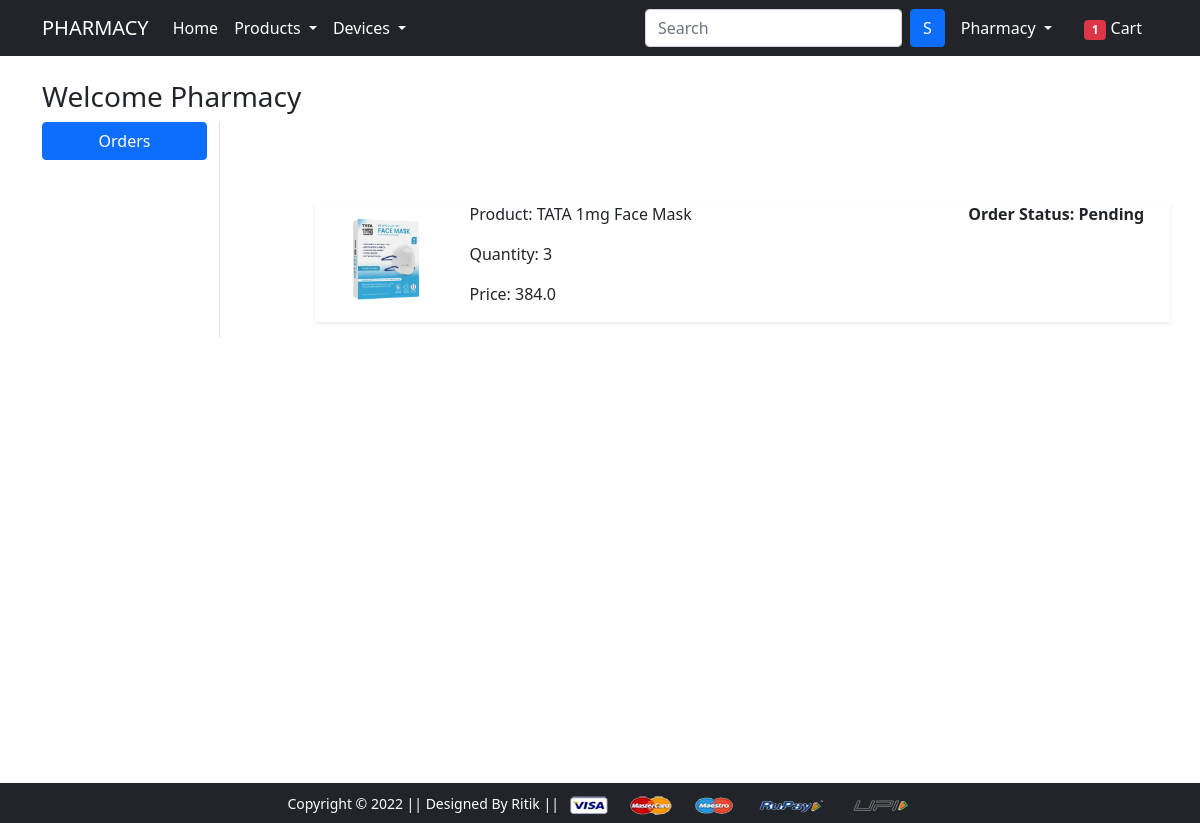
Screenshot of /orders/ (signed in) with the database file from the repository.
### app/models.py (models this page shows, shortened)
class OrderPlaced(models.Model):
    user = models.ForeignKey(User, on_delete=models.CASCADE)
    customer = models.ForeignKey(Customer, on_delete=models.CASCADE)
    product = models.ForeignKey(Product, on_delete=models.CASCADE)
    quantity = models.PositiveIntegerField(default=1)
    ordered_date = models.DateTimeField(auto_now_add=True)
    status = models.CharField(max_length=50,choices=STATUS_CHOICE,default='Pending')
    @property
    def total_cost(self):
        return self.quantity * self.product.discounted_price

class Product(models.Model):
    title = models.CharField(max_length=100)
    selling_price = models.FloatField()
    discounted_price = models.FloatField()
    description = models.TextField(default='')
    brand = models.CharField(max_length=100)
    category = models.CharField(choices=CATEGORY_CHOICES, max_length=3)
    product_image = models.ImageField(upload_to='productimg')

### app/views.py (the view)
# urls.py: path('orders/', views.orders, name='orders'),
@login_required
def orders(request):
    totalitem = 0
    if request.user.is_authenticated:
        totalitem = len(Cart.objects.filter(user=request.user))
    op= OrderPlaced.objects.filter(user=request.user)
    return render(request, 'app/orders.html', {'order_placed':op, 'totalitem':totalitem})

### app/templates/app/orders.html (shortened to what this page needs)
{% extends 'app/base.html' %}
{% load static %}
{% block main-content %}
<div class="container my-5">
 <div class="row">
 <h3>Welcome {{request.user.username|capfirst}}</h3>
  <div class="col-sm-2 border-end">
   <ul class="list-unstyled">
    <li class="d-grid"><a href="{% url 'orders' %}" class="btn btn-primary">Orders</a></li>
   </ul>
  </div>
  <div class="col-sm-9 offset-sm-1">
  {% for op in order_placed %}
   <div class="row shadow-sm mb-3">
    <div class="col-sm-2">
    <img src="{{op.product.product_image.url}}" alt=""  srcset="" class="img-fluid" height="150" width="150">
    </div>
    <div class="col-sm-7">
    <p>Product: {{op.product.title}}</p>
    <p>Quantity: {{op.quantity}}</p>
    <p>Price: {{op.total_cost}}</p>
    </div>
    <div class="col-sm-3 fw-bold">
    <p>Order Status: {{op.status}}</p>
    </div>
   </div>
{% endfor %}
  </div>
 </div>
</div>
{% endblock main-content %}

### app/templates/app/base.html (shortened to what this page needs)
{% load static %}
<!doctype html>
<html lang="en">
<head>
  <link href="https://cdn.jsdelivr.net/npm/bootstrap@5.0.0-beta1/dist/css/bootstrap.min.css" rel="stylesheet"
>
  <link rel="stylesheet" href="{% static 'app/css/owl.carousel.min.css' %}">
  <link rel="stylesheet" href="{% static 'app/css/all.min.css' %}">
  <link rel="stylesheet" href="{% static 'app/css/style.css' %}">
</head>
<body>
  <div class="fixed-top">
    <nav class="navbar navbar-expand-lg navbar-dark bg-dark">
      <div class="container">
        <a class="navbar-brand" href="/">PHARMACY</a>
        <div class="collapse navbar-collapse" id="navbarSupportedContent">
          <ul class="navbar-nav me-auto mb-2 mb-lg-0">
            <li class="nav-item">
              <a class="nav-link active" aria-current="page" href="/">Home</a>
            </li>
            <li class="nav-item dropdown">
              <a class="nav-link dropdown-toggle text-white" href="#" id="electronicsDropdown" role="button"
                data-bs-toggle="dropdown" aria-expanded="false">
                Products
              </a>
            </li>
            <li class="nav-item dropdown ">
              <a class="nav-link dropdown-toggle text-white" href="#" id="fashionDropdown" role="button"
                data-bs-toggle="dropdown" aria-expanded="false">
                Devices
              </a>
            </li>
          </ul>
          <form class="d-flex">
            <input class="form-control me-2" type="search" placeholder="Search" aria-label="Search">
            <button class="btn btn-primary" type="submit">S</button>
          </form>
          <div>
            <ul class="navbar-nav me-auto mb-2 mb-lg-0">
            {% if request.user.is_authenticated %}
              <li class="nav-item dropdown mx-2">
                <a class="nav-link dropdown-toggle text-white" href="#" id="profileDropdown" role="button"
                  data-bs-toggle="dropdown" aria-expanded="false">
                  {{request.user.username|capfirst}}
                </a>
              </li>
              <li class="nav-item mx-2">
                <a href="{% url 'showcart' %}" class="nav-link text-white"><span class="badge bg-danger">{{totalitem}}</span>
                  Cart </a>
              </li>
              {% endif %}
            </ul>
          </div>
        </div>
      </div>
    </nav>
  </div>
  <div class="body1">
    {% block main-content %} {% endblock main-content %}
  </div>
  <footer class="container-fluid bg-dark text-center p-2 mt-5">
    <small class="text-white">Copyright &copy; 2022 || Designed By Ritik || </small>
    <img src="{% static 'app/images/payment.png' %}" alt="" srcset="" class="img-fluid" height="2px">
  </footer>
</body>
</html>

### app/static/app/css/style.css (style rules this page uses)
.body1 { min-height: calc(100vh - 105px - 40px); margin-top: 56px; }
.row { margin-top: 5rem; }
footer { margin-bottom: 0px; }

### rows the page displays
OrderPlaced: product.product_image (picture), product "TATA 1mg Face Mask", quantity "3", total_cost "384.0", status "Pending"

### other values shown
{{ request.user.username|capfirst }} "Pharmacy"
{{ totalitem }} "1"
